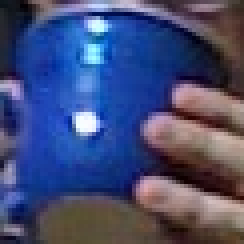
//> input picture opencv_extra/learning_opencv_v2/BlueCup.jpg, 61 x 61 px (shown 4 times larger)
$ ./ch5_ex5_2 BlueCup.jpg   (built with g++ and OpenCV 4)
//> lines starting //> are read from the running program, lines starting //| are printed output that depends on the picture
//> further down, src is the input picture: 61 rows x 61 cols, CV_8UC3; mean B, G, R 117.6, 76.4, 68
//
// Example 5-2. Example code making use of cvThreshold()
//
/* *************** License:**************************
   Oct. 3, 2008
   Right to use this code in any way you want without warrenty, support or any guarentee of it working.

   BOOK: It would be nice if you cited it:
   Learning OpenCV: Computer Vision with the OpenCV Library
     by Gary Bradski and Adrian Kaehler
     Published by O'Reilly Media, October 3, 2008

   AVAILABLE AT:
     http://www.amazon.com/Learning-OpenCV-Computer-Vision-Library/dp/0596516134
     Or: http://oreilly.com/catalog/9780596516130/
     ISBN-10: 0596516134 or: ISBN-13: 978-0596516130

   OTHER OPENCV SITES:
   * The source code is on sourceforge at:
     http://sourceforge.net/projects/opencvlibrary/
   * The OpenCV wiki page (As of Oct 1, 2008 this is down for changing over servers, but should come back):
     http://opencvlibrary.sourceforge.net/
   * An active user group is at:
     http://tech.groups.yahoo.com/group/OpenCV/
   * The minutes of weekly OpenCV development meetings are at:
     http://pr.willowgarage.com/wiki/OpenCV
   ************************************************** */

#include <opencv2/opencv.hpp>
#include <iostream>

using namespace cv;
using namespace std;

void sum_rgb( const Mat& src, Mat& dst ) {

  // Split image onto the color planes.
  vector<Mat> planes;
  split(src, planes);
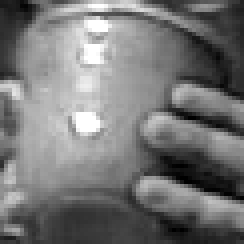
//> planes[0]: 61 rows x 61 cols, CV_8UC1 (shown 4 times larger); min 0, max 255, mean 117.6
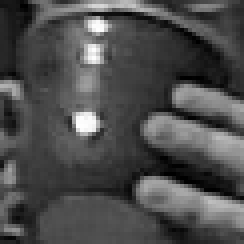
//> planes[1]: 61 rows x 61 cols, CV_8UC1 (shown 4 times larger); min 0, max 255, mean 76.4
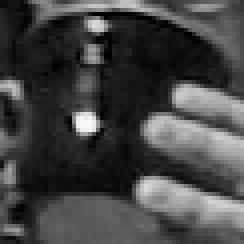
//> planes[2]: 61 rows x 61 cols, CV_8UC1 (shown 4 times larger); min 0, max 250, mean 68

  Mat b = planes[0], g = planes[1], r = planes[2], s;

  // Add equally weighted rgb values.
  addWeighted( r, 1./3., g, 1./3., 0.0, s );
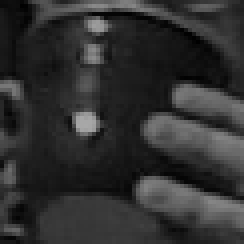
//> s: 61 rows x 61 cols, CV_8UC1 (shown 4 times larger); min 0, max 168, mean 48.2
  addWeighted( s, 2./3., b, 1./3., 0.0, s );
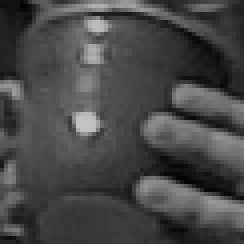
//> s: 61 rows x 61 cols, CV_8UC1 (shown 4 times larger); min 3, max 197, mean 71.3

  // Truncate values above 100.
  threshold( s, dst, 100, 100, CV_THRESH_TRUNC );
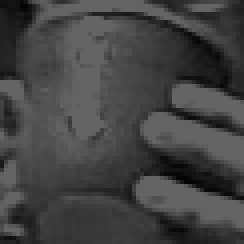
//> dst: 61 rows x 61 cols, CV_8UC1 (shown 4 times larger); min 3, max 100, mean 66.9
}

int main(int argc, char** argv)
{
  if(argc < 2) { cout << "specify input image" << endl; return -1; }

  // Load the image from the given file name.
  Mat src = imread( argv[1] ), dst;
  if( src.empty() ) { cout << "can not load " << argv[1] << endl; return -1; }
  sum_rgb( src, dst);

  // Create a named window with a the name of the file and
  // show the image in the window
  imshow( argv[1], dst );

  // Idle until the user hits any key.
  waitKey();

  return 0;
}

$ run again, on opencv_extra/learning_opencv_v2/HandOutdoorColor.jpg
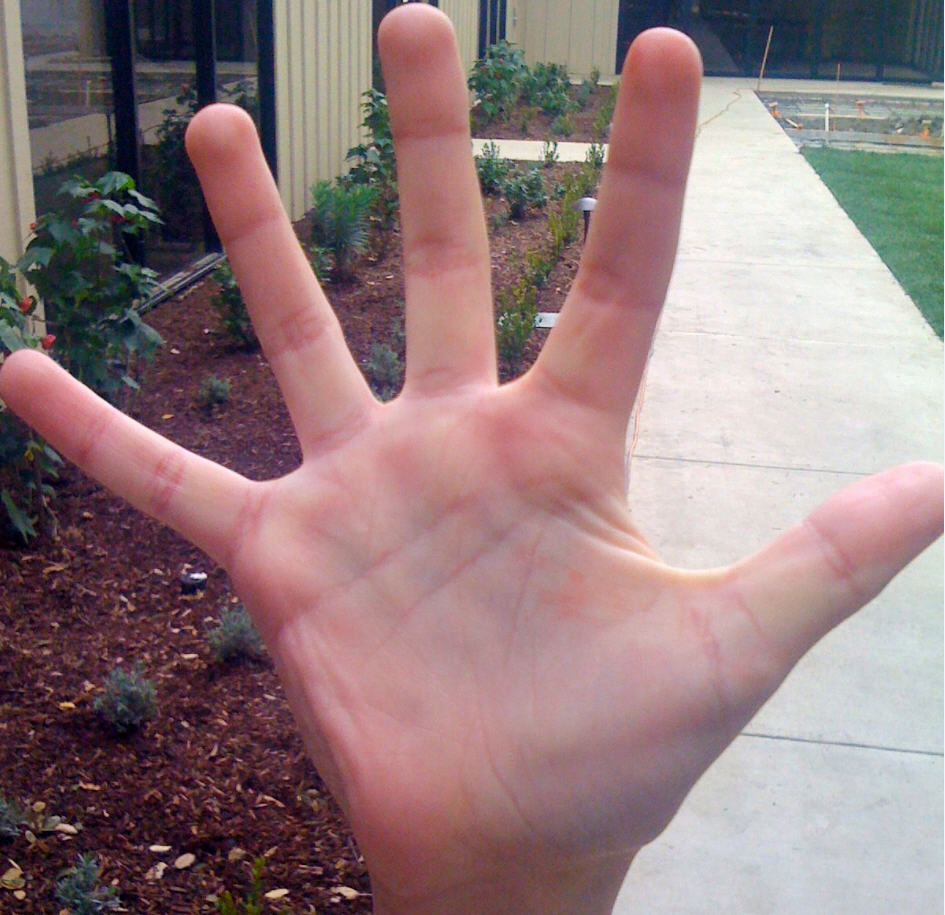
//> input picture opencv_extra/learning_opencv_v2/HandOutdoorColor.jpg, 945 x 915 px
//> src is the input picture: 915 rows x 945 cols, CV_8UC3; mean B, G, R 125.6, 123.8, 146.8
//> in sum_rgb, `split(src, planes);`:
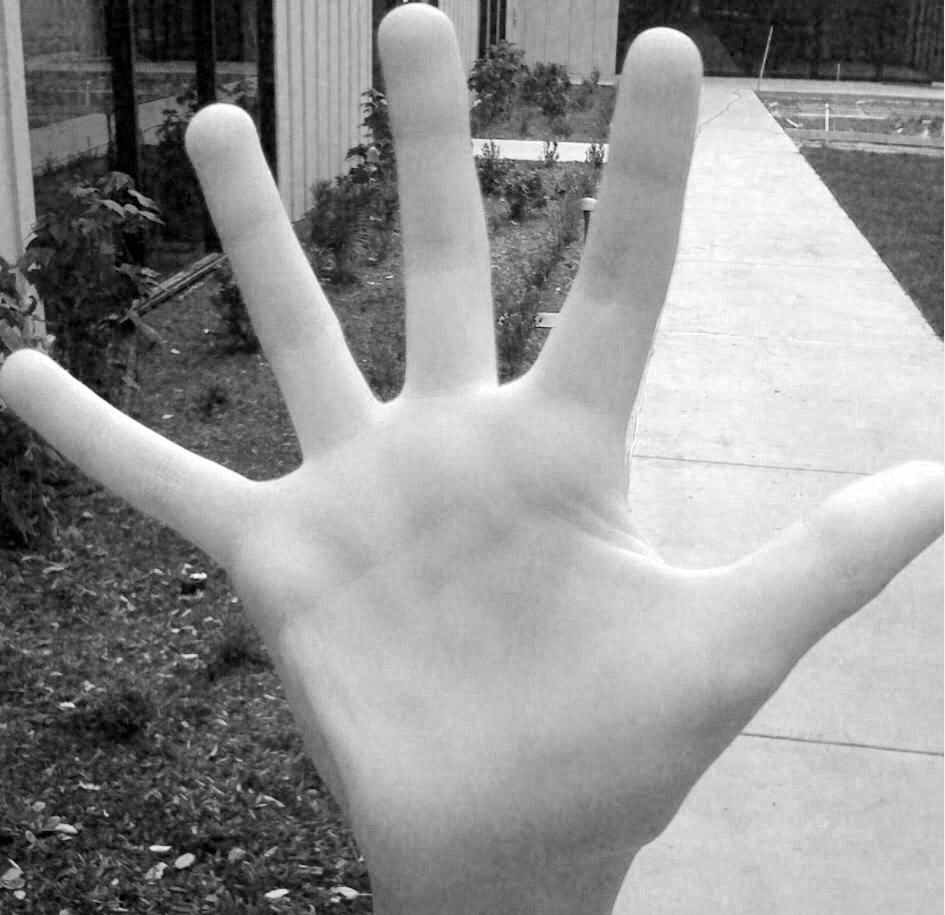
//> planes[2]: 915 rows x 945 cols, CV_8UC1; min 0, max 255, mean 146.8
//> in sum_rgb, `threshold( s, dst, 100, 100, CV_THRESH_TRUNC );`:
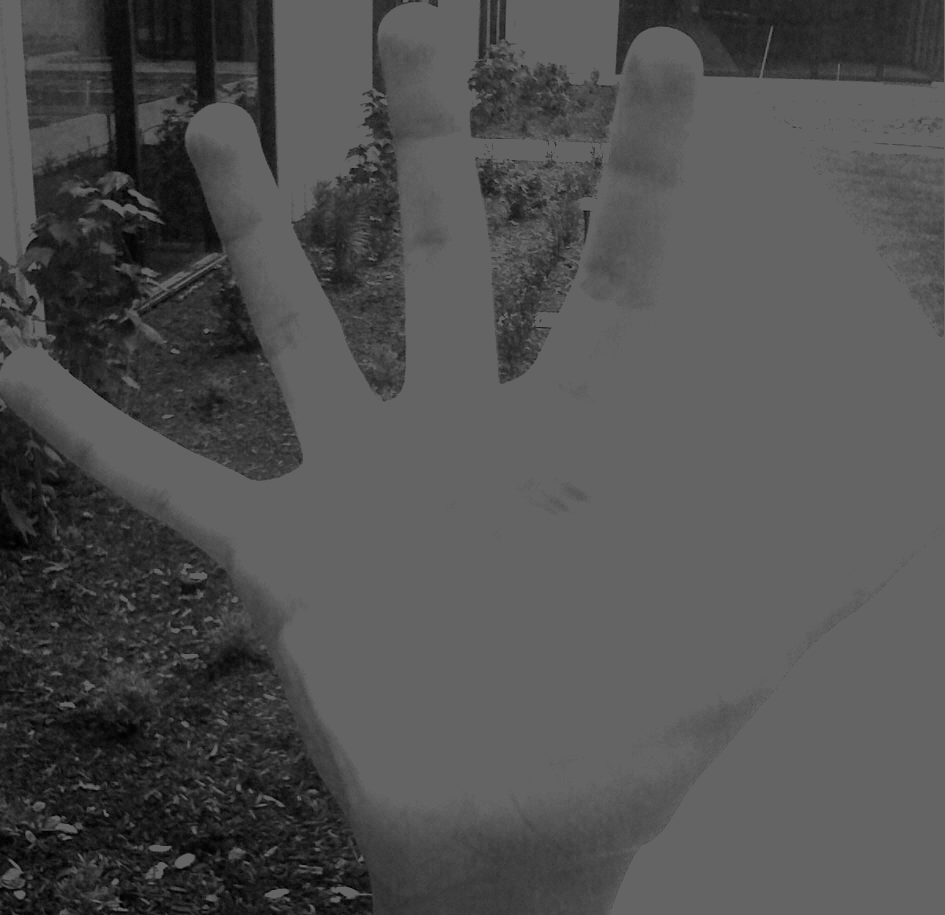
//> dst: 915 rows x 945 cols, CV_8UC1; min 0, max 100, mean 79.7

$ run again, on opencv_extra/learning_opencv_v2/HandOutdoorSunColor.jpg
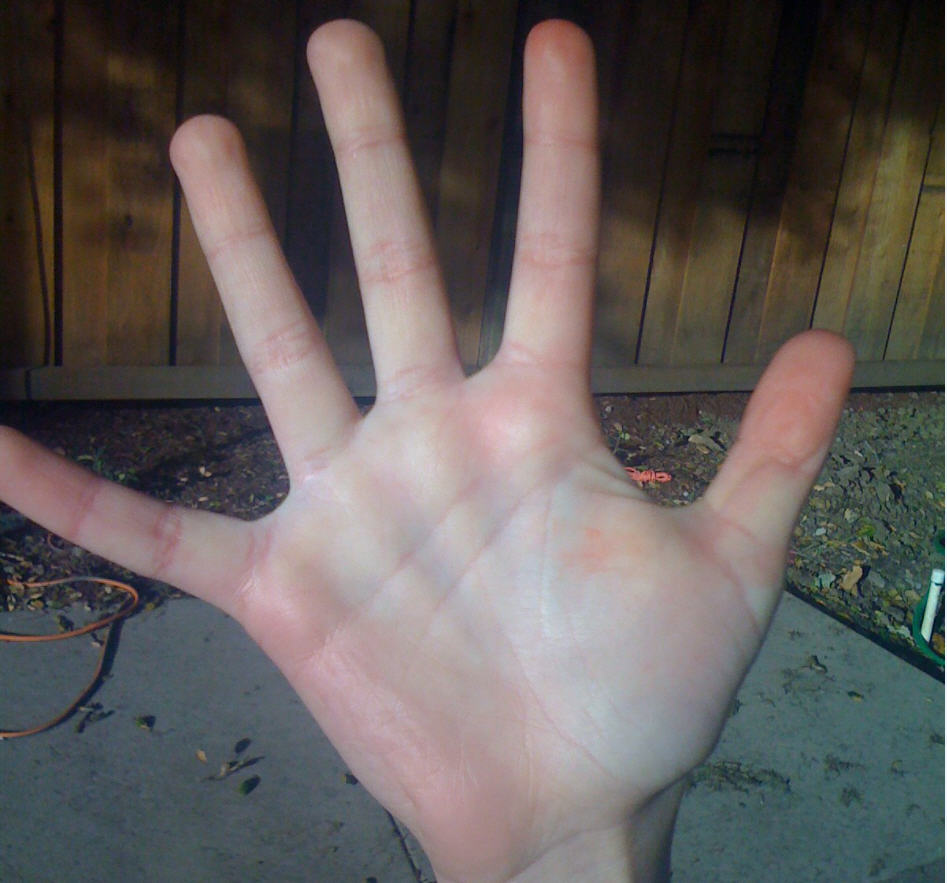
//> input picture opencv_extra/learning_opencv_v2/HandOutdoorSunColor.jpg, 947 x 883 px
//> src is the input picture: 883 rows x 947 cols, CV_8UC3; mean B, G, R 91.4, 93.1, 99.4
//> in sum_rgb, `split(src, planes);`:
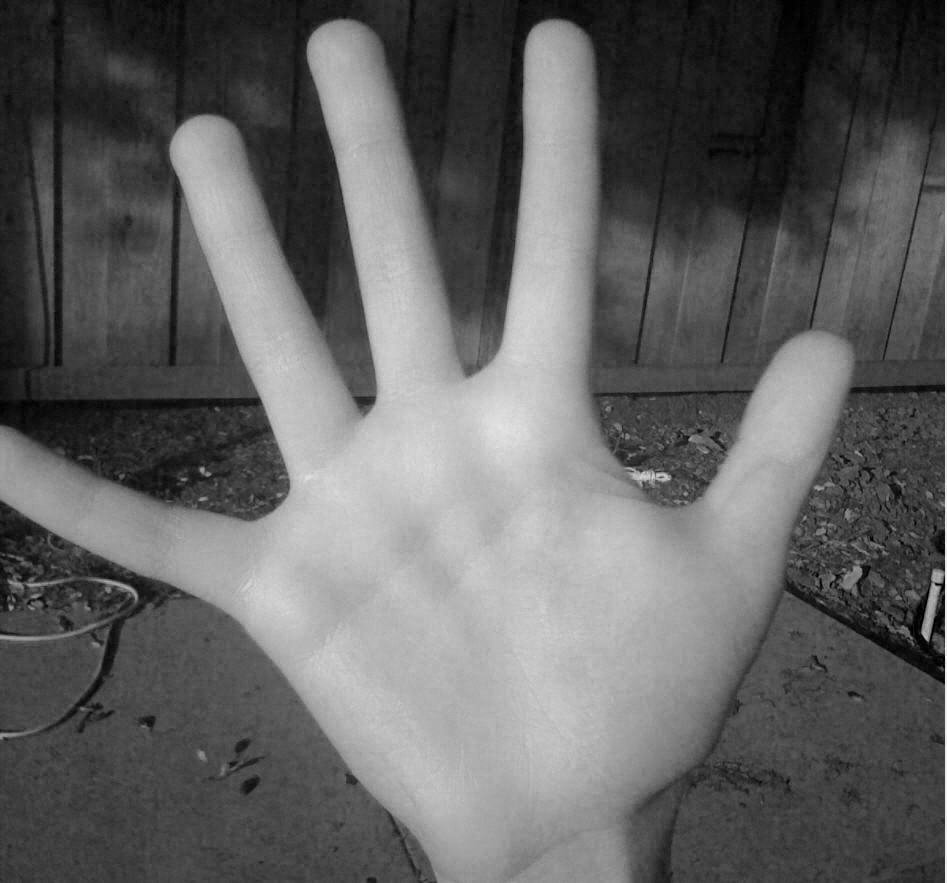
//> planes[2]: 883 rows x 947 cols, CV_8UC1; min 0, max 255, mean 99.4
//> in sum_rgb, `threshold( s, dst, 100, 100, CV_THRESH_TRUNC );`:
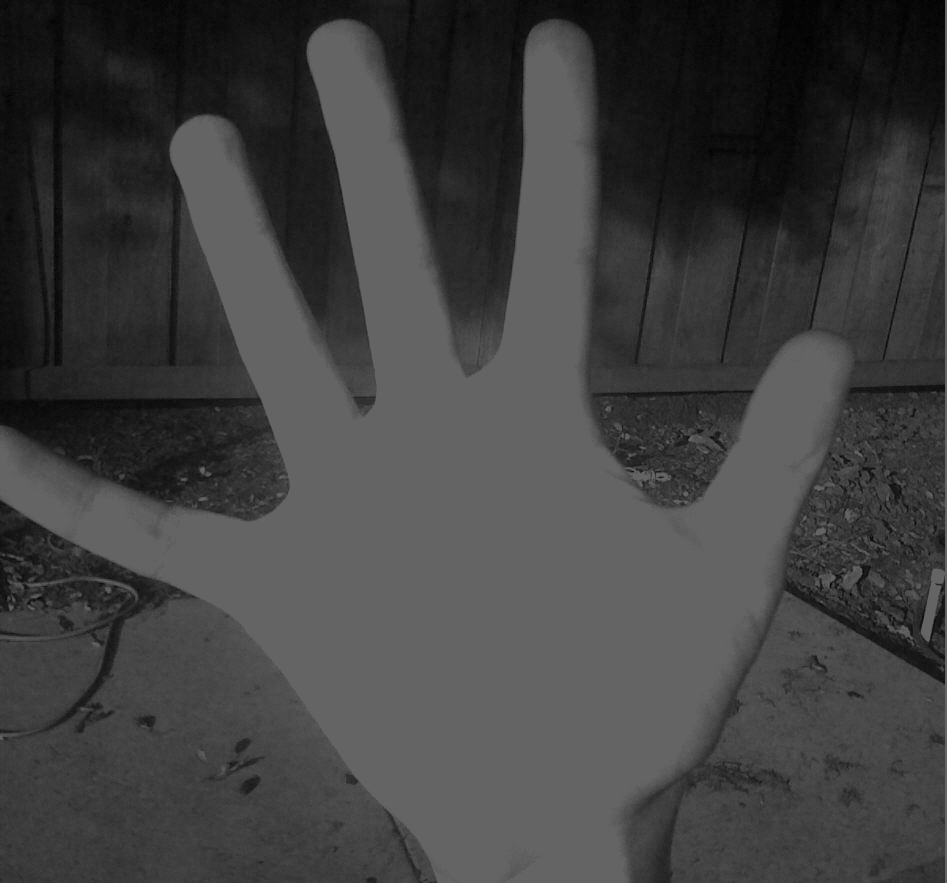
//> dst: 883 rows x 947 cols, CV_8UC1; min 1, max 100, mean 64.2

$ run again, on opencv_extra/learning_opencv_v2/OpticalFlow0.jpg
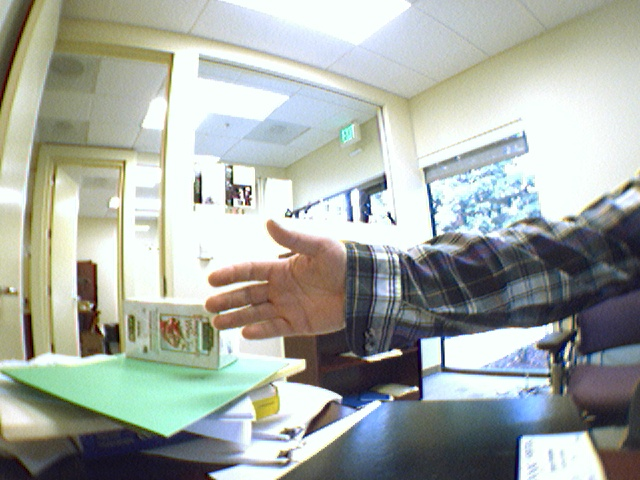
//> input picture opencv_extra/learning_opencv_v2/OpticalFlow0.jpg, 640 x 480 px
//> src is the input picture: 480 rows x 640 cols, CV_8UC3; mean B, G, R 164.4, 171.2, 165.4
//> in sum_rgb, `addWeighted( s, 2./3., b, 1./3., 0.0, s );`:
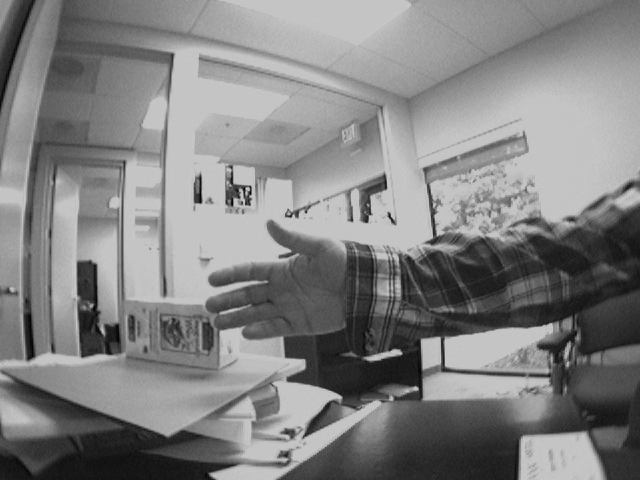
//> s: 480 rows x 640 cols, CV_8UC1; min 1, max 198, mean 129.6
//> in sum_rgb, `threshold( s, dst, 100, 100, CV_THRESH_TRUNC );`:
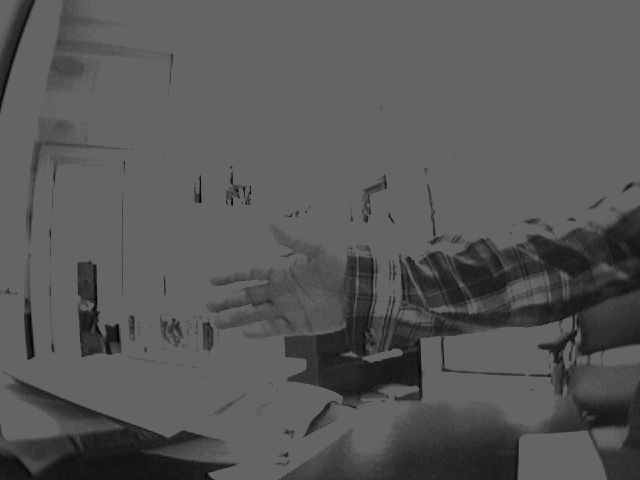
//> dst: 480 rows x 640 cols, CV_8UC1; min 1, max 100, mean 87
